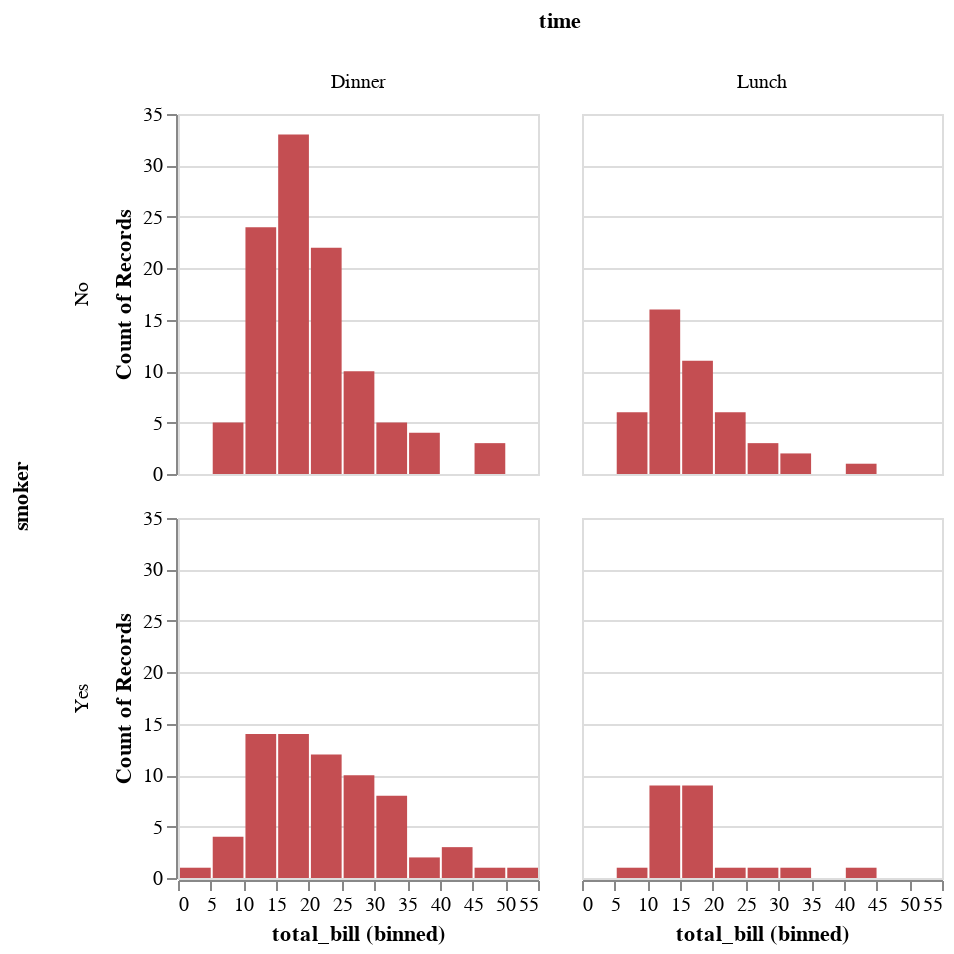

The notebook cell this image was saved under:
### Code cell
import numpy as np
bins = np.arange(0, 65, 5)

c = salt.FacetGrid(tips, col="time",  row="smoker")
display(c.map_dataframe(palt.hist, "total_bill", bins=bins, color="r"))

g = sns.FacetGrid(tips, col="time",  row="smoker")
g = g.map(plt.hist, "total_bill", bins=bins, color="r")

### Figure 1 — Vega-Lite specification as saved in the notebook (floating-point values rounded to 4 significant figures; data arrays with more than 128 entries replaced by an {"elided": "..."} marker saying what was removed)
{"$schema": "https://vega.github.io/schema/vega-lite/v2.4.1.json", "config": {"view": {"height": 300, "width": 400}}, "data": {"values": {"elided": "244 records"}}, "facet": {"column": {"field": "time", "type": "nominal"}, "row": {"field": "smoker", "type": "nominal"}}, "spec": {"encoding": {"color": {"value": "rgba(196.0,78.0,82.0,1)"}, "x": {"bin": true, "field": "total_bill", "type": "quantitative"}, "y": {"aggregate": "count", "type": "quantitative"}}, "height": 180, "mark": "bar", "selection": {"selector002": {"bind": "scales", "encodings": ["x", "y"], "mark": {"fill": "#333", "fillOpacity": 0.125, "stroke": "white"}, "on": "[mousedown, window:mouseup] > window:mousemove!", "resolve": "global", "translate": "[mousedown, window:mouseup] > window:mousemove!", "type": "interval", "zoom": "wheel!"}}, "width": 180}}
